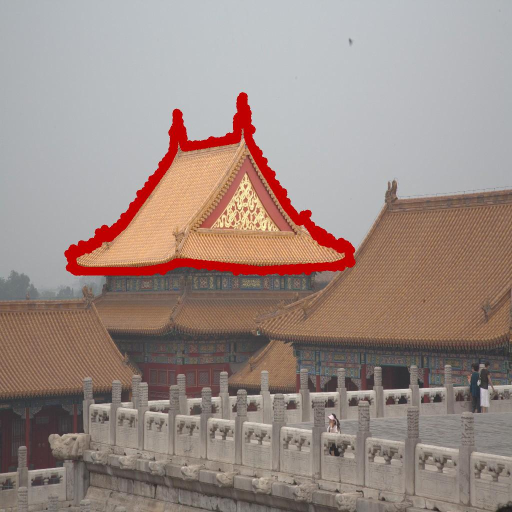
#> input picture images/a0423_1_1_with_red_contours.jpg, 1024 x 1024 px, given in place of a0423_1_1_with_red_contours.png, which was not available (shown at 1/2 size)
$ python crop_img_and_save_fig_for_lolv2_real_for_paper.py
#> lines starting #> are read from the running program, lines starting #| are printed output that depends on the picture; pictures that were not available may be replaced by others from this repository, and a replacement may not be noted
from PIL import Image

from PIL import Image, ImageDraw,ImageOps
import os

def draw_rectangle(image, output_path, bbox, color=(255, 0, 0), width=3):
    # 创建ImageDraw对象
    draw = ImageDraw.Draw(image)

    # 绘制矩形框
    draw.rectangle(bbox, outline=color, width=width)

    # 保存图片
    image.save(output_path)

def save_images(image_floder_name, image_name,location1=[],location2=[]):

    output_father_foloder_path = os.path.join('images', image_floder_name + '_output')
    if not os.path.exists(output_father_foloder_path):
        os.mkdir(output_father_foloder_path)
    output_image_folder_name = os.path.join(image_floder_name + '_output', image_name)

    output_folder_path = os.path.join('images', output_image_folder_name)
    if not os.path.exists(output_folder_path):
        os.mkdir(output_folder_path)

    # 打开图片
    origin_img_path = os.path.join('images', image_floder_name, image_name +'.png')
    origin_img = Image.open(origin_img_path)

    img = origin_img


    #绘制红色框并crop其中的内容
    Image_width = 32
    Image_height = 16
    x1 = location1[0]
    x2 = x1+Image_width
    y1 = location1[1]
    y2 = y1+Image_height

    bbox = (x1, y1, x2, y2)

    # 截取矩形区域
    cropped_img_red = origin_img.crop(bbox)
    # 保存截取后的图片
    cropped_img_red.save(output_folder_path + '/'  + image_name + '_cropped_red.png')
    #cropped_img.save('images/2015_02485_cropped.jpg')


    #给截图后的图片上添加red边框并保存
    # 定义边框宽度和颜色
    border_width = 1
    border_color = (255, 0, 0)  # 红色 RGB 值

    # 添加边框
    cropped_img_red_with_border = ImageOps.expand(cropped_img_red, border=border_width, fill=border_color)
    cropped_img_red_with_border.save(output_folder_path + '/'  + image_name + '_cropped_red_with_border.png')

    #在原始图片上绘制红色矩形框并保存
    draw = ImageDraw.Draw(img)

    # 绘制矩形框
    color=(255, 0, 0)
    width=2
    draw.rectangle(bbox, outline=color, width=width)

    # 保存图片
    output_path = output_folder_path + '/'  + image_name +  '_red_rect.png'
    #output_path = 'images/2015_02485_red_rect.jpg'
    img.save(output_path)


    #继续绘制blue框并crop其中的内容

    #定义矩形区域
    x1 = location2[0]
    x2 = x1+Image_width
    y1 = location2[1]
    y2 = y1+Image_height

    bbox = (x1, y1, x2, y2)
    # 截取矩形区域
    cropped_img_blue = origin_img.crop(bbox)


    # 保存截取后的图片
    cropped_img_blue.save(output_folder_path + '/'  + image_name + '_cropped_blue.png')
    #cropped_img.save('images/2015_02485_cropped.jpg')

    #给截图后的图片上添加red边框并保存
    # 定义边框宽度和颜色
    border_width = 1
    border_color = (0, 0, 255)  # 红色 RGB 值

    # 添加边框
    cropped_img_blue_with_border = ImageOps.expand(cropped_img_blue, border=border_width, fill=border_color)
    cropped_img_blue_with_border.save(output_folder_path + '/'  + image_name + '_cropped_blue_with_border.png')

    #在原始图片上绘制红色矩形框并保存
    draw = ImageDraw.Draw(img)

    # 绘制矩形框
    blue_color=(0, 0, 256)
    width=2
    draw.rectangle(bbox, outline=blue_color, width=width)

    # 保存图片
    output_path = output_folder_path + '/'  + image_name +  '_full_rect.png'
    #output_path = 'images/2015_02485_red_rect.jpg'
    img.save(output_path)


    scale_value = 3
    cropped_img_red_with_border_resized = cropped_img_red_with_border.resize((cropped_img_red_with_border.width*scale_value, cropped_img_red_with_border.height*scale_value))
    cropped_img_red_with_border_width = cropped_img_red_with_border_resized.width
    cropped_img_red_with_border_height = cropped_img_red_with_border_resized.height

    cropped_img_blue_with_border_resized = cropped_img_blue_with_border.resize((cropped_img_blue_with_border.width*scale_value, cropped_img_blue_with_border.height*scale_value))
    cropped_img_blue_with_border_width = cropped_img_blue_with_border_resized.width
    cropped_img_blue_with_border_height = cropped_img_blue_with_border_resized.height

    big_img_width = img.width
    big_img_height = img.height

    # 将小图1粘贴到大图的左下角
    img.paste(cropped_img_red_with_border_resized, (0, big_img_height - cropped_img_red_with_border_height))

    # 将小图2粘贴到大图的右下角
    img.paste(cropped_img_blue_with_border_resized, (big_img_width - cropped_img_blue_with_border_width, big_img_height - cropped_img_blue_with_border_height))

    # 保存合并后的图片
    output_path = output_folder_path + '/'  + image_name +  '_final.png'

    img.save(output_path)


# 示例
"""
image_path = "input.jpg"  # 输入图片路径
output_path = "output.jpg"  # 输出图片路径
bbox = (50, 50, 150, 150)  # 矩形框左上角和右下角坐标 (x1, y1, x2, y2)


draw_rectangle(image_path, output_path, bbox)
"""
image_floder_name = 'LOLv2-real'

image_floder_path = os.path.join('images', image_floder_name)
# 遍历文件夹中的所有文件名
file_names = []
for root, dirs, files in os.walk(image_floder_path):
    for file in files:
        file_names.append(file)

for image_name in file_names:
    #save_images(image_floder_name, image_name[:-4], location1 = [50,120], location2=[190,50])
    #save_images(image_floder_name, image_name[:-4], location1 = [50,90], location2=[200,120])

    save_images(image_floder_name, image_name[:-4], location1 = [4,105], location2=[116,160])
#> in save_images, origin_img is the input picture: PIL image 1024x1024 RGB; mean R, G, B 156.4, 139.5, 133
#> in save_images, `cropped_img_red = origin_img.crop(bbox)`:
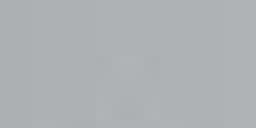
#> cropped_img_red: PIL image 32x16 RGB (shown 8 times larger); mean R, G, B 173.6, 177.6, 180.6
#> in save_images, `cropped_img_red_with_border = ImageOps.expand(cropped_img_red, border=..`:
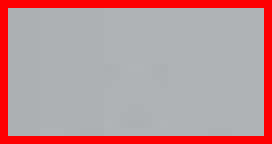
#> cropped_img_red_with_border: PIL image 34x18 RGB (shown 8 times larger); mean R, G, B 186.9, 148.6, 151.1
#> in save_images, `cropped_img_blue_with_border = ImageOps.expand(cropped_img_blue, borde..`:
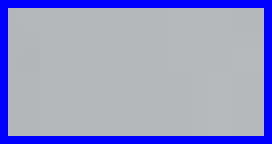
#> cropped_img_blue_with_border: PIL image 34x18 RGB (shown 8 times larger); mean R, G, B 150.8, 154.1, 198.3
#> in save_images, `cropped_img_red_with_border_resized = cropped_img_red_with_border.resi..`:
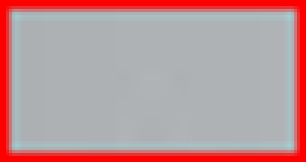
#> cropped_img_red_with_border_resized: PIL image 102x54 RGB (shown 3 times larger); mean R, G, B 186.7, 149.2, 151.7
#> in save_images, `cropped_img_blue_with_border_resized = cropped_img_blue_with_border.re..`:
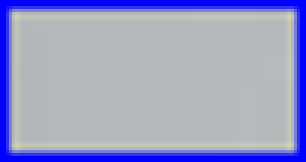
#> cropped_img_blue_with_border_resized: PIL image 102x54 RGB (shown 3 times larger); mean R, G, B 151.4, 154.8, 198.1
